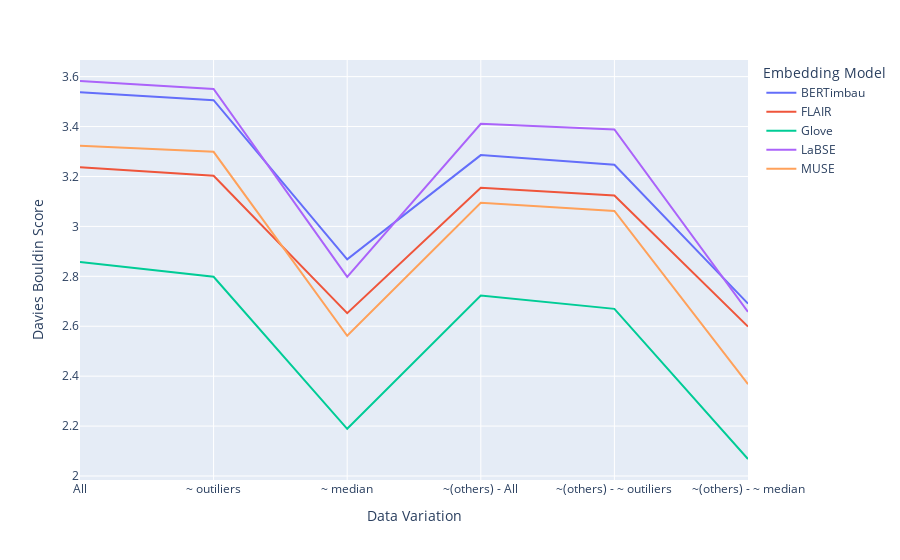

Source (notebook cell):
### Code cell
plot_line_chart(
  df_plot=df,
  x='Data Variation',
  y='Davies Bouldin Score',
  title='',
  color='Embedding Model'
)

### Figure 1 — Plotly figure (JSON) as saved in the notebook; plotly's stock layout.template omitted (floating-point values rounded to 4 significant figures)
{"data": [{"hovertemplate": "Embedding Model=BERTimbau<br>Data Variation=%{x}<br>Davies Bouldin Score=%{y}<extra></extra>", "legendgroup": "BERTimbau", "line": {"color": "#636efa", "dash": "solid"}, "marker": {"symbol": "circle"}, "mode": "lines", "name": "BERTimbau", "orientation": "v", "showlegend": true, "textposition": "bottom right", "type": "scatter", "x": ["All", "~ outiliers", "~ median", "~(others) - All", "~(others) - ~ outiliers", "~(others) - ~ median"], "xaxis": "x", "y": [3.537, 3.506, 2.868, 3.286, 3.247, 2.69], "yaxis": "y"}, {"hovertemplate": "Embedding Model=FLAIR<br>Data Variation=%{x}<br>Davies Bouldin Score=%{y}<extra></extra>", "legendgroup": "FLAIR", "line": {"color": "#EF553B", "dash": "solid"}, "marker": {"symbol": "circle"}, "mode": "lines", "name": "FLAIR", "orientation": "v", "showlegend": true, "textposition": "bottom right", "type": "scatter", "x": ["All", "~ outiliers", "~ median", "~(others) - All", "~(others) - ~ outiliers", "~(others) - ~ median"], "xaxis": "x", "y": [3.237, 3.203, 2.653, 3.155, 3.124, 2.599], "yaxis": "y"}, {"hovertemplate": "Embedding Model=Glove<br>Data Variation=%{x}<br>Davies Bouldin Score=%{y}<extra></extra>", "legendgroup": "Glove", "line": {"color": "#00cc96", "dash": "solid"}, "marker": {"symbol": "circle"}, "mode": "lines", "name": "Glove", "orientation": "v", "showlegend": true, "textposition": "bottom right", "type": "scatter", "x": ["All", "~ outiliers", "~ median", "~(others) - All", "~(others) - ~ outiliers", "~(others) - ~ median"], "xaxis": "x", "y": [2.858, 2.798, 2.189, 2.723, 2.67, 2.068], "yaxis": "y"}, {"hovertemplate": "Embedding Model=LaBSE<br>Data Variation=%{x}<br>Davies Bouldin Score=%{y}<extra></extra>", "legendgroup": "LaBSE", "line": {"color": "#ab63fa", "dash": "solid"}, "marker": {"symbol": "circle"}, "mode": "lines", "name": "LaBSE", "orientation": "v", "showlegend": true, "textposition": "bottom right", "type": "scatter", "x": ["All", "~ outiliers", "~ median", "~(others) - All", "~(others) - ~ outiliers", "~(others) - ~ median"], "xaxis": "x", "y": [3.582, 3.551, 2.798, 3.411, 3.388, 2.658], "yaxis": "y"}, {"hovertemplate": "Embedding Model=MUSE<br>Data Variation=%{x}<br>Davies Bouldin Score=%{y}<extra></extra>", "legendgroup": "MUSE", "line": {"color": "#FFA15A", "dash": "solid"}, "marker": {"symbol": "circle"}, "mode": "lines", "name": "MUSE", "orientation": "v", "showlegend": true, "textposition": "bottom right", "type": "scatter", "x": ["All", "~ outiliers", "~ median", "~(others) - All", "~(others) - ~ outiliers", "~(others) - ~ median"], "xaxis": "x", "y": [3.323, 3.299, 2.562, 3.094, 3.062, 2.368], "yaxis": "y"}], "layout": {"legend": {"title": {"text": "Embedding Model"}, "tracegroupgap": 0}, "margin": {"t": 60}, "xaxis": {"anchor": "y", "domain": [0, 1], "title": {"text": "Data Variation"}}, "yaxis": {"anchor": "x", "domain": [0, 1], "title": {"text": "Davies Bouldin Score"}}}}
